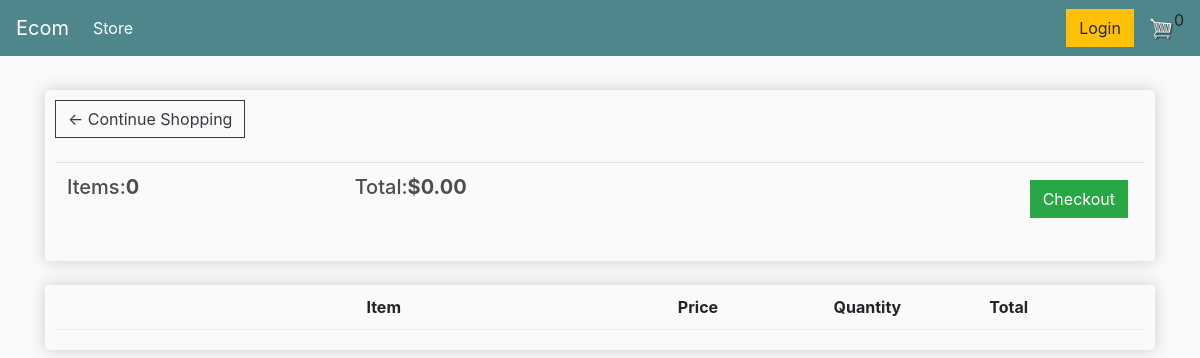
/cart/ (signed in), run on an earlier commit of the app's database.
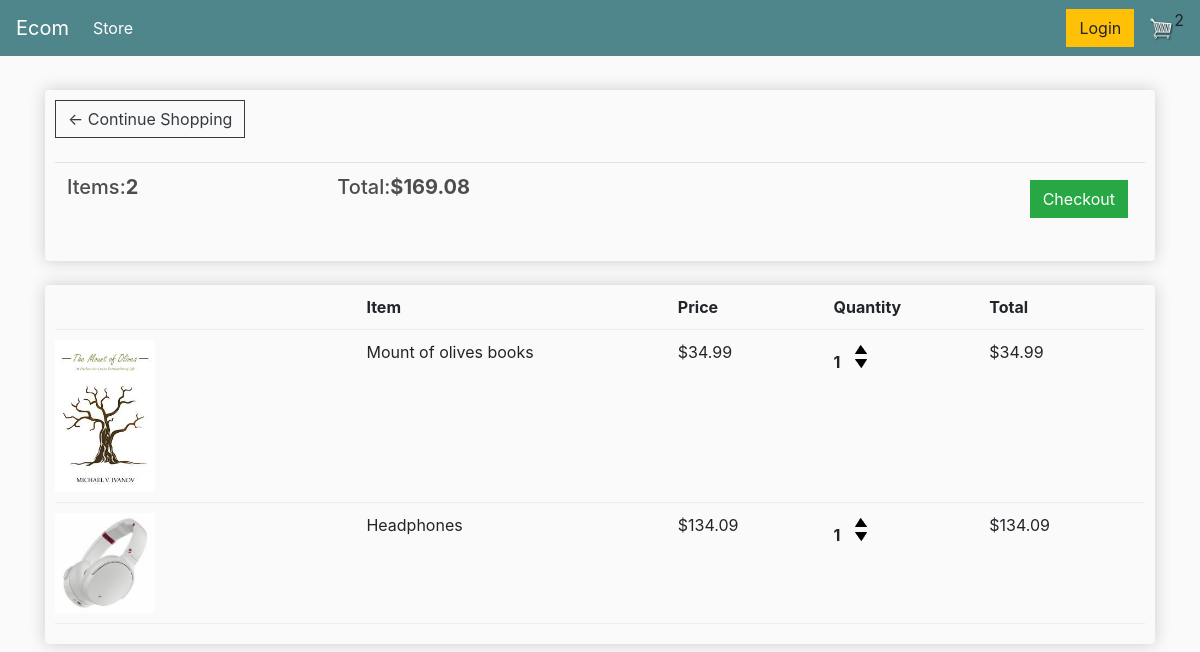
And on a later commit of the database.
### store/models.py (models this page shows, shortened)
class Order(models.Model):
	customer = models.ForeignKey(Customer, on_delete=models.SET_NULL, null=True, blank=True)
	date_ordered = models.DateTimeField(auto_now_add=True)
	transaction_id = models.CharField(max_length=100, null=True)
	complete = models.BooleanField(max_length=100, null=True)
	@property
	def get_cart_total(self):
		orderitems = self.orderitem_set.all()
		total = sum([item.get_total for item in orderitems])
		return total
	@property
	def get_cart_items(self):
		orderitems = self.orderitem_set.all()
		total = sum([item.quantity for item in orderitems])
		return total

class OrderItem(models.Model):
	product = models.ForeignKey(Product, on_delete=models.SET_NULL, null=True)
	order= models.ForeignKey(Order, on_delete=models.SET_NULL, null=True)
	quantity = models.IntegerField(default=0, null=True, blank=True)
	date_added = models.DateTimeField(auto_now_add=True)
	@property
	def get_total(self):
		total = self.product.price*self.quantity
		return total

class Product(models.Model):
	name = models.CharField(max_length=300)
	price = models.DecimalField(max_digits=7, decimal_places=2)
	digital = models.BooleanField(default=False, null=True, blank=True)
	image = models.ImageField(null=True, blank=True)
	@property
	def imageURL(self):
		try:
			url = self.image.url
		except:
			url = ''
		return url

### store/views.py (the view)
# urls.py: path('cart/', views.cart, name="cart"),
def cart(request):
	data = cartData(request)
	cartItems = data['cartItems']
	order = data['order']
	items = data['items']
	context = {'items':items,'order':order,'cartItems':cartItems}
	return render(request, "cart.html", context)

### store/utils.py (called while the page is built)
def cartData(request):
	if request.user.is_authenticated:
		customer = request.user.customer
		order, created = Order.objects.get_or_create(customer=customer, complete=False)
		items = order.orderitem_set.all()
		cartItems = order.get_cart_items
	else:
		cookieData = cookieCart(request)
		cartItems = cookieData['cartItems']
		order = cookieData['order']
		items = cookieData['items']
	return{'items':items,'order':order,'cartItems':cartItems}

### store/templates/cart.html (shortened to what this page needs)
<!DOCTYPE html>
{% extends 'main.html' %}
	{% load static %}
	{% block content %}
<div class="row">
	<div class="col-lg-12">
		<div class="box-element">
			<a class="btn btn-outline-dark" href="{% url 'store' %}">&#x2190; Continue Shopping</a>
			<br>
			<br>
			<table class="table">
				<tr>
					<th><h5>Items:<strong>{{order.get_cart_items}}</strong></h5></th>
					<th><h5>Total:<strong>${{order.get_cart_total|floatformat:2}}</strong></h5></th>
					<th>
						<a style="float: right; margin: 5px;" class="btn btn-success" href="{% url 'checkout' %}">Checkout</a>
					</th>
				</tr>
			</table>
		</div>
		<br>
		<div class="box-element">
			<div class="cart-row">
				<div style="flex: 2"></div>
				<div style="flex: 2"><strong>Item</strong></div>
				<div style="flex: 1"><strong>Price</strong></div>
				<div style="flex: 1"><strong>Quantity</strong></div>
				<div style="flex: 1"><strong>Total</strong></div>
			</div>
			{% for item in items %}
			<div class="cart-row">
				<div style="flex: 2"><img class="row-image" src="{{item.product.imageURL}}"></div>
				<div style="flex: 2"><p>{{item.product.name}}</p></div>
				<div style="flex: 1"><p>${{item.product.price|floatformat:2}}</p></div>
				<div style="flex: 1">
					<p class="quantity">{{item.quantity}}</p>
					<div class="quantity">
						<img class="chg-quantity" src="{% static 'images/arrow-up.png' %}">
						<img class="chg-quantity" src="{% static 'images/arrow-down.png' %}">
					</div>
				</div>
				<div style="flex: 1"><p>${{item.get_total}}</p></div>
			</div>
			{% endfor %}
		</div>
	</div>
</div>
{% endblock content %}

### store/templates/main.html (shortened to what this page needs)
<!DOCTYPE html>
{% load static %}
<html>
<head>
	<link rel="stylesheet" href="https://stackpath.bootstrapcdn.com/bootstrap/4.4.1/css/bootstrap.min.css">
	<link rel="stylesheet" type="text/css" href="{% static 'css/main.css' %}">
</head>
<body>
	<nav class="navbar navbar-expand-lg navbar-dark bg-dark">
	  <a class="navbar-brand" href="{% url 'store' %}">Ecom</a>
	  <div class="collapse navbar-collapse" id="navbarSupportedContent">
	    <ul class="navbar-nav mr-auto">
	      <li class="nav-item active">
	        <a class="nav-link" href="{% url 'store'%}">Store<span class="sr-only">(current)</span></a>
	      </li>
	    </ul>
	    	<div class="form-inline my-2 my-lg-0">
	     	<a href="#"class="btn btn-warning">Login</a>
	     	<a href="{% url 'cart' %}">
	    		<img  id="cart-icon" src="{% static 'images/cart.png' %}">
	    	</a>
	    	<p id="">{{cartItems}}</p>
	    </div>
	  </div>
	</nav>
     <div class="container">
            <br>
            {% block content %}
            {% endblock content %}
         </div>
</body>
</html>

### static/css/main.css (style rules this page uses)
body { background-color: hsl(0, 0%, 98%); }
h1,h2,h3,h4,h5,h6 { color:hsl(0, 0%, 30%); }
.box-element { box-shadow:hsl(0, 0%, 80%) 0 0 16px; background-color: $pink; border-radius: 4px; padding: 10px; }
.bg-dark { background-color: #4f868c!important; }
#cart-icon { width:25px; display: inline-block; margin-left: 15px; }
.col-lg-4, .col-lg-6, .col-lg-8, .col-lg-12 { margin-top: 10px; }
.btn { border-radius: 0; }
.row-image { width: 100px; }
.cart-row { display: flex; align-items: flex-stretch; padding-bottom: 10px; margin-bottom: 10px; border-bottom: 1px solid #ececec; }
.quantity { display: inline-block; font-weight: 700; padding-right:10px; }
.chg-quantity { width: 12px; cursor: pointer; display: block; margin-top: 5px; transition:.1s; }

What changed in the data, as far as the page shows it:
computed for Order: get_cart_items "0" → "2"; get_cart_total "0.00" → "169.08"
added OrderItem: product.imageURL (picture), product.name "Mount of olives books", product.price "34.99", quantity "1", get_total "34.99"
added OrderItem: product.imageURL (picture), product.name "Headphones", product.price "134.09", quantity "1", get_total "134.09"
Also different on the page:
{{ cartItems }}: "0" → "2"
